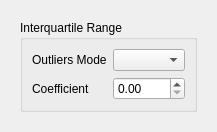
<?xml version="1.0" encoding="UTF-8"?>
<ui version="4.0">
 <class>OutliersSettingsWidget</class>
 <widget class="QWidget" name="OutliersSettingsWidget">
  <property name="windowTitle">
   <string>Form</string>
  </property>
  <layout class="QVBoxLayout" name="verticalLayout">
   <item>
    <widget class="QScrollArea" name="scrollArea">
     <property name="frameShape">
      <enum>QFrame::NoFrame</enum>
     </property>
     <property name="widgetResizable">
      <bool>true</bool>
     </property>
     <widget class="QWidget" name="scrollAreaWidgetContents">
      <property name="geometry">
       <rect>
        <x>0</x>
        <y>0</y>
        <width>188</width>
        <height>104</height>
       </rect>
      </property>
      <layout class="QVBoxLayout" name="verticalLayout_3">
       <item>
        <widget class="QGroupBox" name="groupBoxIQR">
         <property name="title">
          <string>Interquartile Range</string>
         </property>
         <layout class="QFormLayout" name="formLayout">
          <item row="0" column="0">
           <widget class="QLabel" name="outliersModeLabel">
            <property name="text">
             <string>Outliers Mode</string>
            </property>
           </widget>
          </item>
          <item row="0" column="1">
           <widget class="QComboBox" name="outliersModeComboBox"/>
          </item>
          <item row="1" column="0">
           <widget class="QLabel" name="labelCoefficient">
            <property name="text">
             <string>Coefficient</string>
            </property>
           </widget>
          </item>
          <item row="1" column="1">
           <widget class="QDoubleSpinBox" name="doubleSpinBoxCoefficient"/>
          </item>
         </layout>
        </widget>
       </item>
      </layout>
     </widget>
    </widget>
   </item>
  </layout>
 </widget>
 <resources/>
 <connections/>
</ui>
